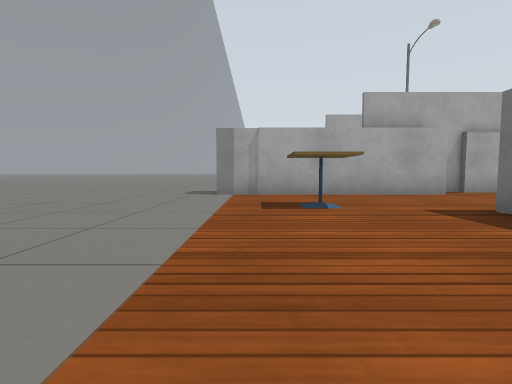
View 1 (above)

23 first-person views from a walk through a Gazebo world. The camera is 0.5 m above the floor, tilts 4° down and sees 85° across. The lines on the ground mark 1 m squares. The floor is counted in squares, 1 m on a side. Each view is taken from the middle of a square. On the plan, view 1 faces up. The plan holds only what a view shows up to about 9 squares ahead; the rest is blank. Simple patterns stand in for the simulator's built-in surfaces.

View 2
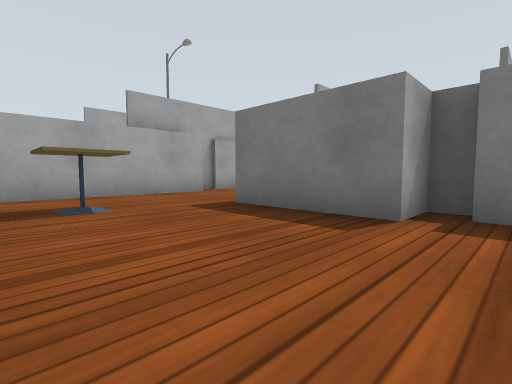

View 3
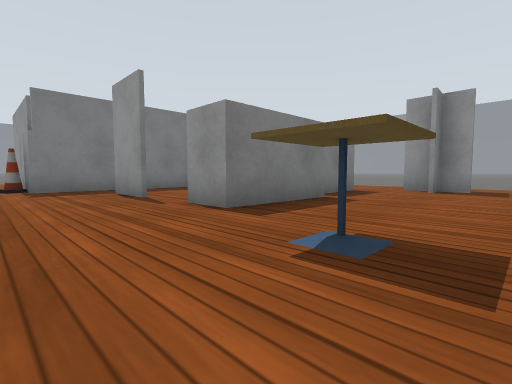

View 4
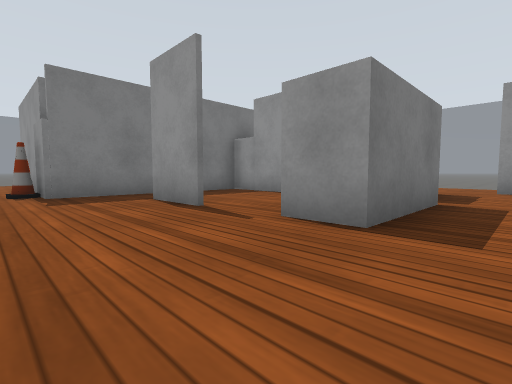

View 5
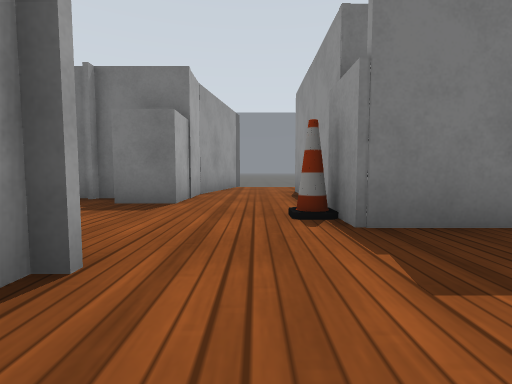

View 6
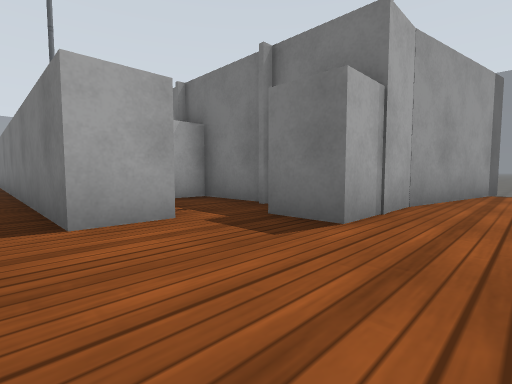

View 7
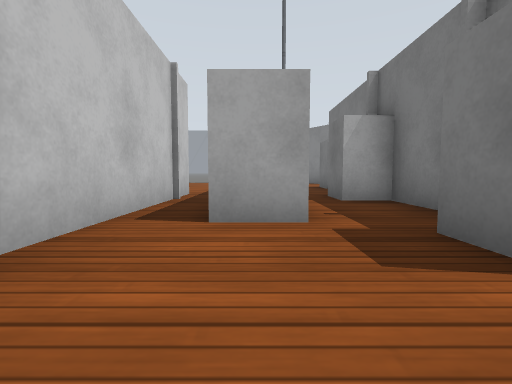

View 8
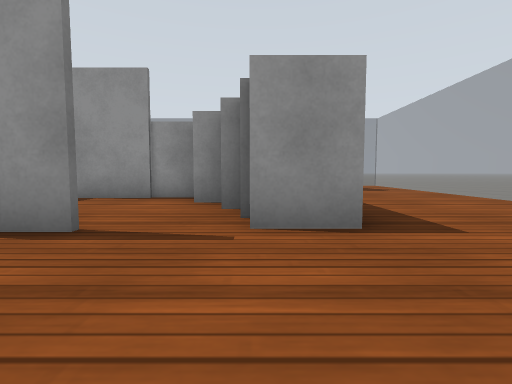

View 9
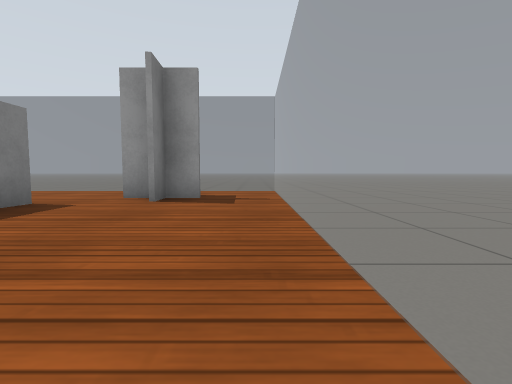

View 10
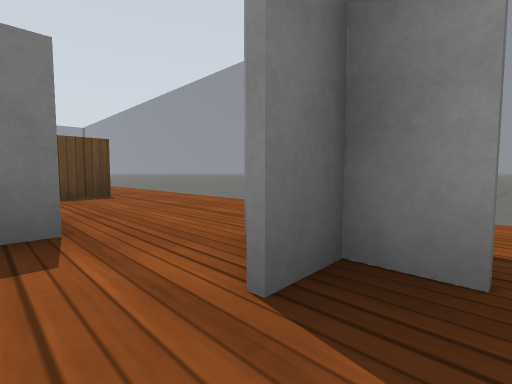

View 11
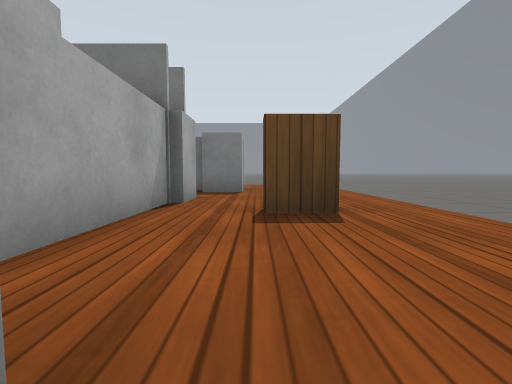

View 12
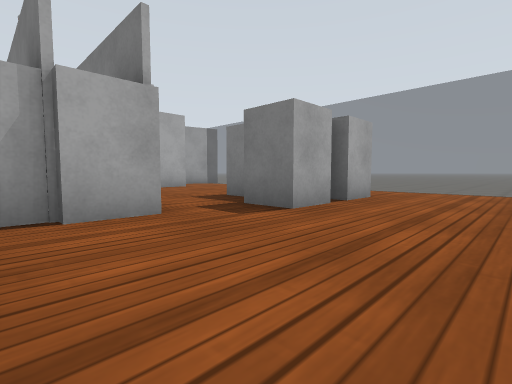

View 13
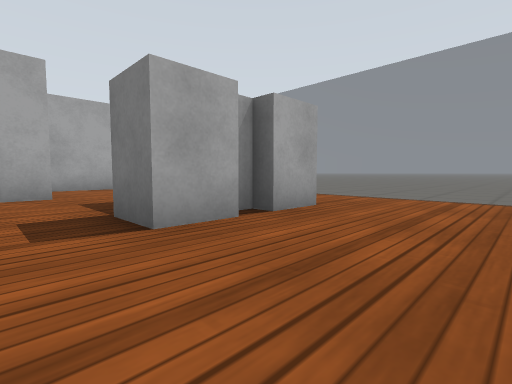

View 14
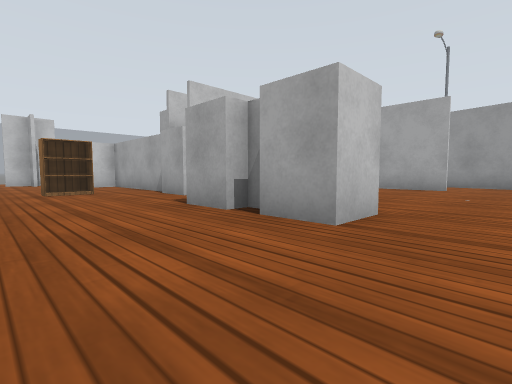

View 15
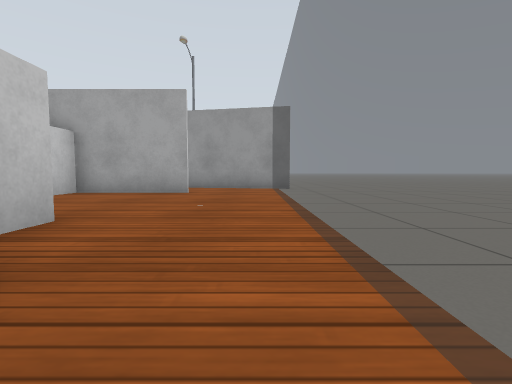

View 16
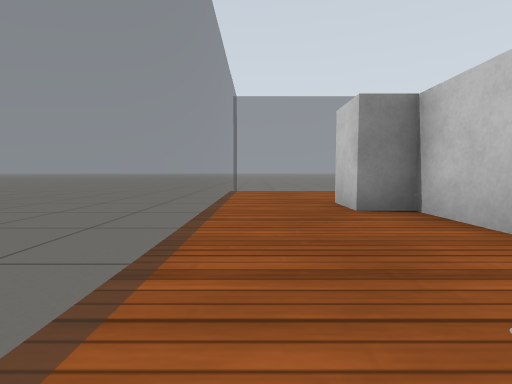

View 17
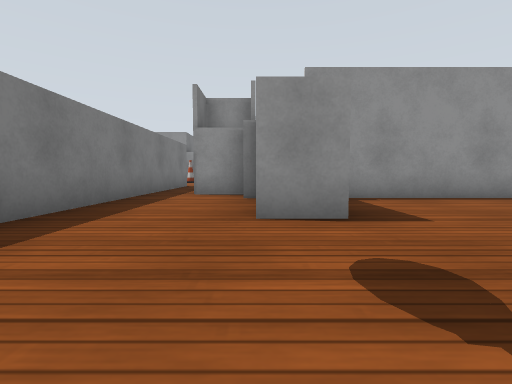

View 18
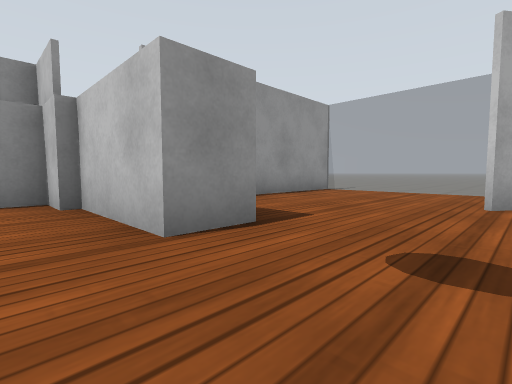

View 19
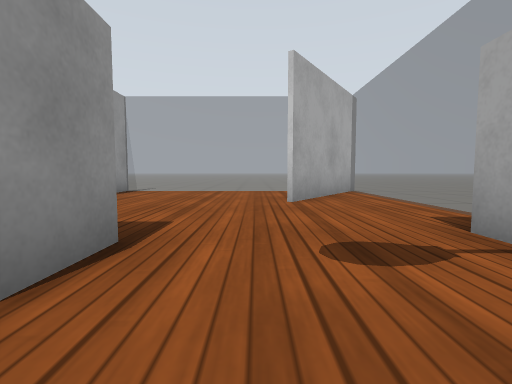

View 20
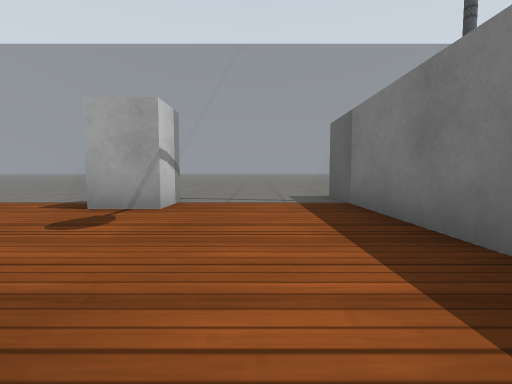

View 21
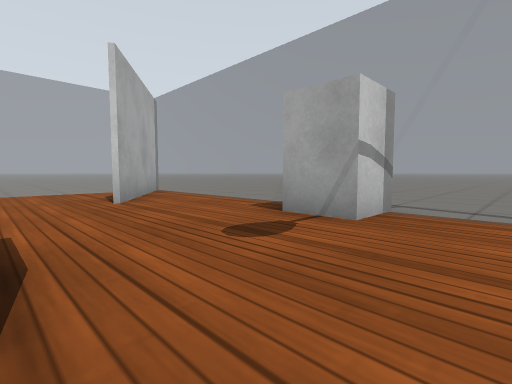

View 22
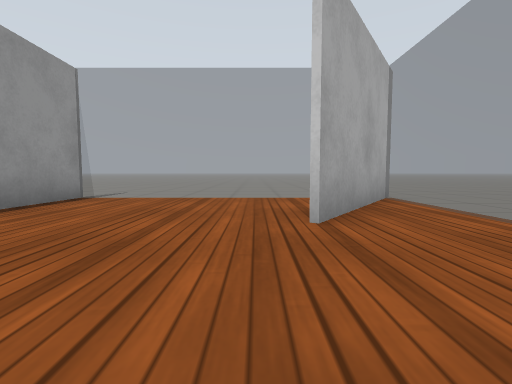

View 23
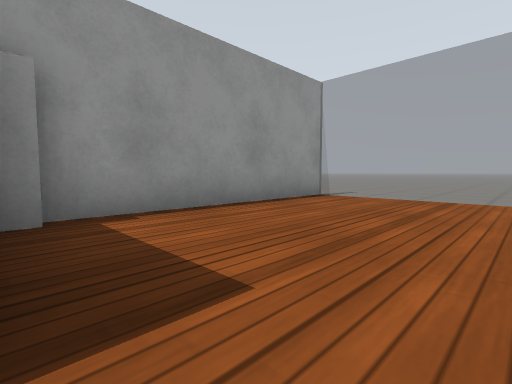

### Floor plan
Key: @ floor where view 1 was taken; # wall or solid block; x gap in a wall; . floor; = window, fence, low wall or low ledge; B white box; T cafe table; C cone; K bookshelf; L lamp.
Columns run from 1 left of view 1 to 17 right of it. Each row starts with its distance up from view 1.
 21 ..... ....x
 20 #==== B===#
 19  ##...B...#L
 18 =.##......#
 17 =.........#
 16 =.....##..#
 15 =.....##..# BB
 14 =.....##..#
 13 =#######..#.
 12        #B.#.B
 11        ##.#.B
 10         #.#..#
  9         #.#.##
  8       B #...B#
  7 BB#####B#.....###=.
  6 =................=.
  5 =.........C####..=.
  4 =.T....##.BB.....=.
  3 =...B#....#......=.
  2 =...##....##.....=.
  1 =...B#B...#..BB..=.
  0 =@...######..BB..=.
 -1 =....B......BBB..=.
 -2 =..#.....K.......=.
 -3 =..#.....K.......=.
 -4 =.. .............=.
 -5 .== =============..

Where each view was taken, in squares from view 1:
view 1: 0 up, 0 right, facing up
view 2: 0 up, 0 right, facing up-right
view 3: 6 up, 0 right, facing down-right
view 4: 6 up, 2 right, facing down-right
view 5: 6 up, 6 right, facing right
view 6: 6 up, 8 right, facing up-right
view 7: 6 up, 9 right, facing up
view 8: 6 up, 4 right, facing down
view 9: 3 up, 0 right, facing down
view 10: 1 down, 1 right, facing down-right
view 11: 2 down, 4 right, facing right
view 12: 4 down, 8 right, facing up-right
view 13: 4 down, 10 right, facing up-right
view 14: 4 down, 15 right, facing up-left
view 15: 2 down, 15 right, facing up
view 16: 3 up, 15 right, facing down
view 17: 19 up, 6 right, facing down
view 18: 18 up, 7 right, facing down-left
view 19: 17 up, 7 right, facing left
view 20: 15 up, 7 right, facing up
view 21: 16 up, 7 right, facing up-left
view 22: 17 up, 5 right, facing left
view 23: 17 up, 5 right, facing down-left
